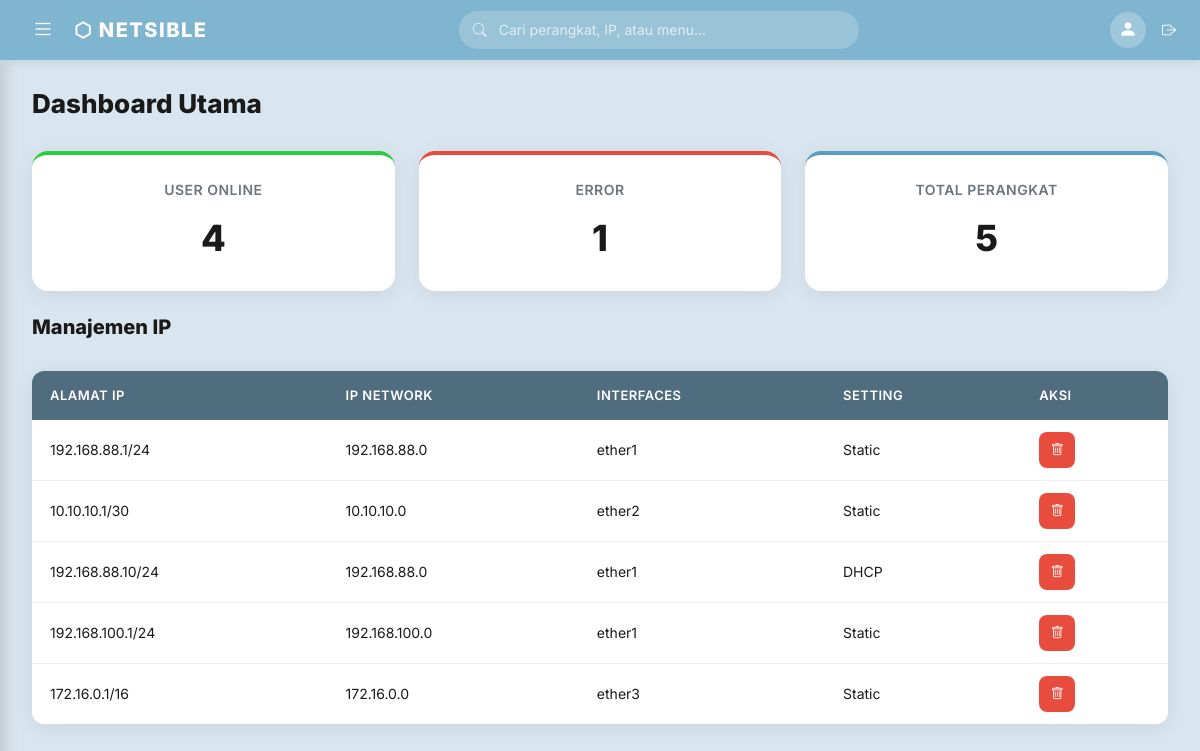
The page / (signed in) on the database its author committed.
### models/ip_address.py (models this page shows, shortened)
class IPAddress(db.Model):
    __tablename__ = 'ip_addresses'
    id = db.Column(db.Integer, primary_key=True)
    address = db.Column(db.String(45), nullable=False)
    network = db.Column(db.String(45), default='')
    interface = db.Column(db.String(50), default='')
    setting = db.Column(db.String(100), default='')
    device_id = db.Column(db.Integer, db.ForeignKey('devices.id'), nullable=True)

### blueprints/dashboard.py (the view)
@dashboard_bp.route('/')
@login_required
def index():
    total_devices = Device.query.count()
    online_devices = Device.query.filter_by(status='online').count()
    error_devices = Device.query.filter_by(status='offline').count()
    ip_addresses = IPAddress.query.all()
    return render_template('dashboard.html',
                           total_devices=total_devices,
                           online_devices=online_devices,
                           error_devices=error_devices,
                           ip_addresses=ip_addresses)

### models/user.py (called while the page is built)
@login_manager.user_loader
def load_user(user_id):
    return User.query.get(int(user_id))

### templates/dashboard.html (shortened to what this page needs)
{% extends "base.html" %}
{% block content %}
<div class="page-header">
    <h1>Dashboard Utama</h1>
</div>
<div class="row g-4 mb-4">
    <div class="col-md-4">
        <div class="card stat-card stat-online">
            <div class="stat-label">User Online</div>
            <div class="stat-value">{{ online_devices }}</div>
        </div>
    </div>
    <div class="col-md-4">
        <div class="card stat-card stat-error">
            <div class="stat-label">Error</div>
            <div class="stat-value">{{ error_devices }}</div>
        </div>
    </div>
    <div class="col-md-4">
        <div class="card stat-card stat-total">
            <div class="stat-label">Total Perangkat</div>
            <div class="stat-value">{{ total_devices }}</div>
        </div>
    </div>
</div>
<div class="page-header">
    <h1 style="font-size:20px">Manajemen IP</h1>
</div>
<table class="table-netsible">
    <thead>
        <tr>
            <th>Alamat IP</th>
            <th>IP Network</th>
            <th>Interfaces</th>
            <th>Setting</th>
            <th>Aksi</th>
        </tr>
    </thead>
    <tbody id="ip-table-body">
        {% for ip in ip_addresses %}
        <tr>
            <td>{{ ip.address }}</td>
            <td>{{ ip.network }}</td>
            <td>{{ ip.interface }}</td>
            <td>{{ ip.setting }}</td>
            <td>
                <button class="btn-netsible btn-danger-n btn-icon btn-sm btn-delete-ip" data-id="{{ ip.id }}">
                    <i class="bi bi-trash"></i>
                </button>
            </td>
        </tr>
        {% endfor %}
    </tbody>
</table>
{% endblock %}

### templates/base.html (shortened to what this page needs)
<!DOCTYPE html>
<html lang="id">
<head>
    <link href="https://cdn.jsdelivr.net/npm/bootstrap@5.3.3/dist/css/bootstrap.min.css" rel="stylesheet">
    <link href="https://cdn.jsdelivr.net/npm/bootstrap-icons@1.11.3/font/bootstrap-icons.min.css" rel="stylesheet">
    <link rel="stylesheet" href="https://unpkg.com/leaflet@1.9.4/dist/leaflet.css">
    <link rel="stylesheet" href="{{ url_for('static', filename='css/style.css') }}">
</head>
<body>
    <header class="topbar">
        <div class="topbar-brand">
            <button class="hamburger" id="hamburger-btn" aria-label="Toggle menu">
                <i class="bi bi-list"></i>
            </button>
            <span class="logo-text">⬡ NETSIBLE</span>
        </div>
        <div class="topbar-search">
            <i class="bi bi-search search-icon"></i>
            <input type="text" placeholder="Cari perangkat, IP, atau menu..." id="global-search">
        </div>
        <div class="topbar-actions">
            <a href="{{ url_for('auth.profile') }}" style="text-decoration: none;">
                <div class="user-avatar" title="{{ current_user.username if current_user.is_authenticated else 'User' }}">
                    <i class="bi bi-person-fill"></i>
                </div>
            </a>
            {% if current_user.is_authenticated %}
            <a href="{{ url_for('auth.logout') }}" style="color:#fff;font-size:14px;font-weight:500;" title="Logout">
                <i class="bi bi-box-arrow-right"></i>
            </a>
            {% endif %}
        </div>
    </header>
    <main class="main-content">
        {% block content %}{% endblock %}
    </main>
</body>
</html>

### rows shown on the page
IPAddress: address "192.168.88.1/24", network "192.168.88.0", interface "ether1", setting "Static"
IPAddress: address "10.10.10.1/30", network "10.10.10.0", interface "ether2", setting "Static"
IPAddress: address "192.168.88.10/24", network "192.168.88.0", interface "ether1", setting "DHCP"
IPAddress: address "192.168.100.1/24", network "192.168.100.0", interface "ether1", setting "Static"
IPAddress: address "172.16.0.1/16", network "172.16.0.0", interface "ether3", setting "Static"

### other values the page prints
{{ online_devices }} "4"
{{ error_devices }} "1"
{{ total_devices }} "5"
